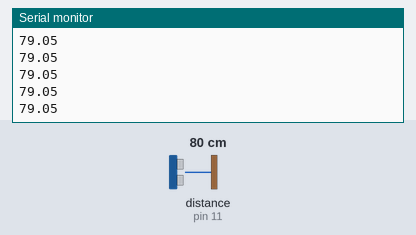
Bench run of a sketch on a simulated Arduino Uno, built with avr-gcc and run on an emulated ATmega328P. Parts: the last lines printed to the serial monitor. Wiring (inferred from the names in the program): ultrasonic range finder: trigger pin 13; echo pin 11. Inputs (shaded band) come from the test bench; at power-on: distance to the obstacle (sensor on pin 11) 80 cm. The echo pulse lasts 58.3 µs per cm.

Above: at 1.2 s.
1.3 s: distance to the obstacle (sensor on pin 11) set to 2 cm
At 1.41 s:
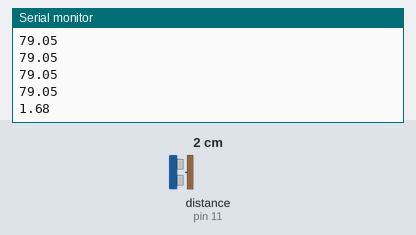
2.8 s: distance to the obstacle (sensor on pin 11) set to 4 cm
At 2.85 s:
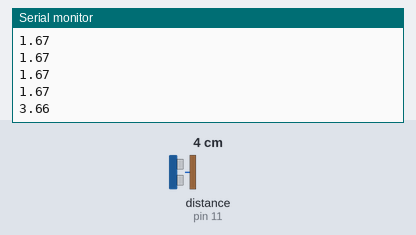
Timing chart, 0 to 5.8 s (numbered marks = the images above; inputs shaded):
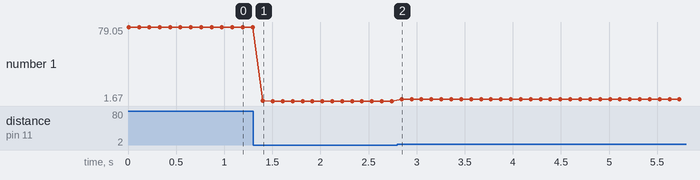

The sketch:

Ultrasound_sensor.ino
```cpp
//Set up ultrasound sensor
int trigPin = 13; //Sensor for trigger pin
int echoPin = 11; //Sensor for echo pin
float pingTime; //Tine for pin to hit the target and return
float speedOfSound = 340.3; //Speed of sound in m/s
float targetDistance;

void setup() {
  //Start ultrasonic measurement
  Serial.begin(9600); //Turn on serial port
  pinMode(trigPin,OUTPUT); //Set trig Pin as output
  pinMode(echoPin, INPUT); //Set echo Pin as input
}

void loop() {
  //Measure distance with the ultrasound sensor
  digitalWrite(trigPin,LOW);
  delayMicroseconds(2000); //delay
  digitalWrite(trigPin,HIGH); //set pin high
  delayMicroseconds(15);  //delay sending the wave
  digitalWrite(trigPin,LOW);
  delayMicroseconds(10);

  pingTime = pulseIn(echoPin, HIGH); //measure ping time in echo
  pingTime = pingTime/1000000; //change to seconds
  targetDistance = speedOfSound*pingTime;
  targetDistance = targetDistance*50; //only one trip and change meters to cm

  //display results on the serial
  Serial.println(targetDistance); //Print the result on the serial port
  delay(100); //delay to response
}
```

Measured:
- after the input at 1.3 s, the serial monitor: prints a new line after 0.10 s (image 1)
- after the input at 2.8 s, the serial monitor: prints a new line at once (image 2)
- plotted number 1: 79.05 → 1.67 after the input at 1.3 s, 1.67 → 3.66 after the input at 2.8 s
